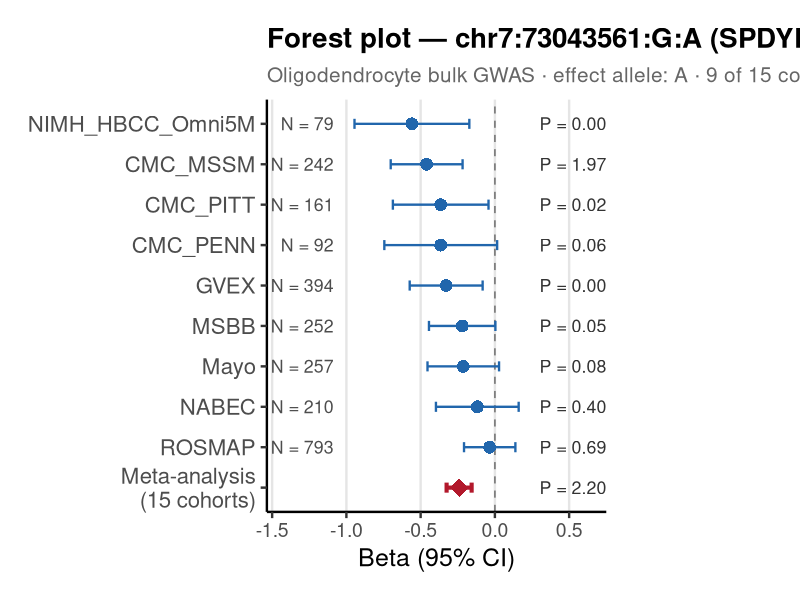

This chart was generated by the following R code:
#!/usr/bin/env Rscript
# Forest plot for top SNP near SPDYE11 in Oligodendrocyte 15-cohort meta-analysis
# SNP: chr7:73043561:G:A (effect allele = A)
# 9 of 15 cohorts contributed; all show consistent negative direction.
# Meta Effect from METAL is for A allele (minor allele).

library(ggplot2)
library(dplyr)

# ---------- per-cohort data (from REGENIE, effect allele = A) ----------
cohorts <- data.frame(
  label   = c("CMC_MSSM", "CMC_PENN", "CMC_PITT", "GVEX",
              "MSBB", "Mayo", "NABEC", "NIMH_HBCC_Omni5M", "ROSMAP"),
  beta    = c(-0.459541, -0.364685, -0.36499, -0.32809,
              -0.220253, -0.21288, -0.11843, -0.558766, -0.0349315),
  se      = c(0.123458, 0.193801, 0.164304, 0.125305,
              0.114112, 0.122906, 0.142118, 0.197277, 0.088232),
  n       = c(242L, 92L, 161L, 394L, 252L, 257L, 210L, 79L, 793L),
  log10p  = c(3.70451, 1.22279, 1.57969, 2.05372,
              1.27093, 1.07955, 0.392908, 2.33535, 0.159784),
  is_meta = FALSE,
  stringsAsFactors = FALSE
)
cohorts$pval <- 10^(-cohorts$log10p)

# ---------- meta-analysis summary (METAL, effect allele = A) -----------
meta <- data.frame(
  label   = "Meta-analysis\n(15 cohorts)",
  beta    = -0.2409,
  se      =  0.0430,
  n       = NA_integer_,
  log10p  = NA_real_,
  pval    = 2.195e-08,
  is_meta = TRUE,
  stringsAsFactors = FALSE
)

df <- bind_rows(cohorts, meta)

# Order: cohorts top-to-bottom by |beta|, then meta at bottom
cohort_order <- cohorts$label[order(abs(cohorts$beta), decreasing = TRUE)]
df$label <- factor(df$label,
                   levels = rev(c(cohort_order, "Meta-analysis\n(15 cohorts)")))

df <- df %>%
  mutate(
    ci_lo  = beta - 1.96 * se,
    ci_hi  = beta + 1.96 * se,
    plabel = ifelse(pval < 0.001,
                    formatC(pval, format = "e", digits = 2),
                    formatC(pval, format = "f", digits = 3)),
    nlabel = ifelse(is.na(n), "", paste0("N = ", formatC(n, format = "d", big.mark = ",")))
  )

# ---------- colours ----------------------------------------------------
clr_cohort <- "#2166AC"
clr_meta   <- "#B2182B"

# ---------- plot -------------------------------------------------------
x_left  <- min(df$ci_lo, na.rm = TRUE) - 0.10
x_right <- max(df$ci_hi, na.rm = TRUE) + 0.10

p <- ggplot(df, aes(y = label, x = beta)) +

  geom_vline(xintercept = 0, linetype = "dashed", colour = "grey50", linewidth = 0.6) +

  geom_errorbarh(
    aes(xmin = ci_lo, xmax = ci_hi,
        colour    = is_meta,
        linewidth = is_meta),
    height = 0.25
  ) +

  geom_point(
    aes(colour = is_meta,
        shape  = is_meta,
        size   = is_meta)
  ) +

  # N annotation left
  geom_text(
    aes(x = x_left - 0.04, label = nlabel),
    hjust = 1, size = 4.5, colour = "grey30"
  ) +

  # P-value annotation right
  geom_text(
    aes(x = x_right + 0.04, label = paste0("P = ", plabel)),
    hjust = 0, size = 4.5, colour = "grey20"
  ) +

  scale_colour_manual(values = c("FALSE" = clr_cohort, "TRUE" = clr_meta),
                      guide = "none") +
  scale_linewidth_manual(values = c("FALSE" = 0.8, "TRUE" = 1.4),
                         guide = "none") +
  scale_shape_manual(values  = c("FALSE" = 16, "TRUE" = 18),
                     guide = "none") +
  scale_size_manual(values   = c("FALSE" = 4,  "TRUE" = 6),
                    guide = "none") +

  labs(
    title    = "Forest plot — chr7:73043561:G:A (SPDYE11 locus)",
    subtitle = "Oligodendrocyte bulk GWAS · effect allele: A · 9 of 15 cohorts genotyped",
    x        = "Beta (95% CI)",
    y        = NULL
  ) +

  scale_x_continuous(expand = expansion(add = c(0.45, 0.45))) +

  theme_classic(base_size = 18) +
  theme(
    plot.title         = element_text(face = "bold", size = 20),
    plot.subtitle      = element_text(size = 15, colour = "grey40"),
    axis.text.y        = element_text(size = 16),
    axis.text.x        = element_text(size = 14),
    panel.grid.major.x = element_line(colour = "grey90"),
    plot.margin        = margin(20, 140, 20, 20)
  )

# ---------- save -------------------------------------------------------
out <- "/project/rrg-shreejoy/zhoux156/external-Xiaolin/nextflow/results/meta_analysis_15cohorts/plots/forest/Oligo_SPDYE11_top_SNP_forest.png"
ggsave(out, plot = p, width = 13, height = 7, dpi = 200, bg = "white")
message("Saved: ", out)
